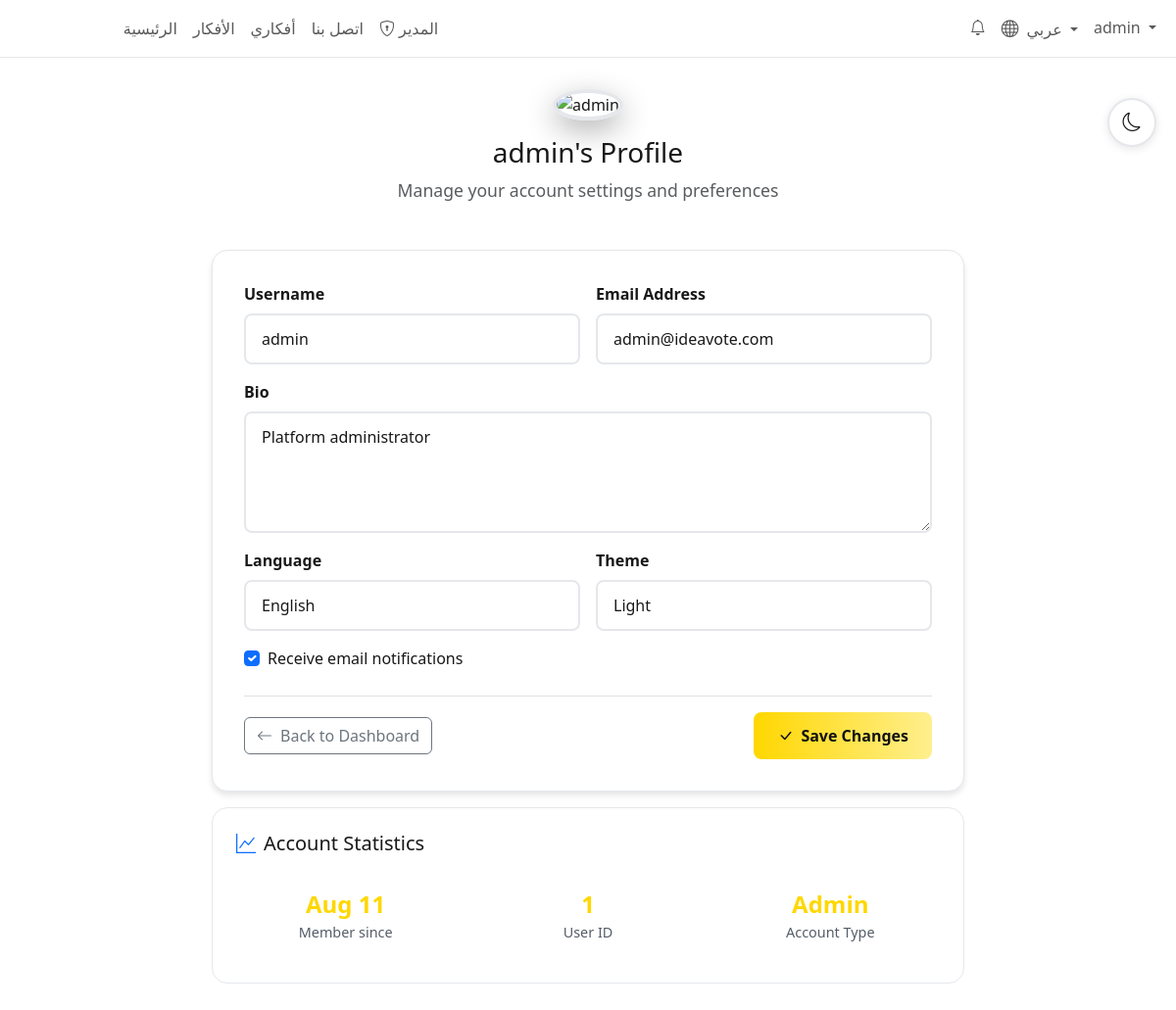
Screenshot of /profile.php?lang=ar (signed in) with the database file from the repository.
### tables this page shows
CREATE TABLE `users` (
  `id` int(11) NOT NULL,
  `username` varchar(50) NOT NULL,
  `email` varchar(100) NOT NULL,
  `password` varchar(255) NOT NULL,
  `is_admin` tinyint(1) DEFAULT 0,
  `bio` text DEFAULT '',
  `image_url` varchar(255) DEFAULT NULL,
  `language` enum('en','ar') DEFAULT 'en',
  `theme` enum('light','dark','auto') DEFAULT 'auto',
  `email_notifications` tinyint(1) DEFAULT 1,
  `avatar` varchar(255) DEFAULT NULL,
  `created_at` timestamp NOT NULL DEFAULT current_timestamp()
);

### profile.php (the view, shortened to what this page needs)
<?php
require_once 'includes/db.php';
$user_id = $_SESSION['user_id'];
$edit_errors = [];
try {
    $stmt = $pdo->prepare("SELECT * FROM users WHERE id = ?");
    $stmt->execute([$user_id]);
    $user = $stmt->fetch();
} catch (Exception $e) {
    $edit_errors[] = 'Database error: ' . $e->getMessage();
}
?>
<!DOCTYPE html>
<html lang="en">
<head>
    <link href="https://cdn.jsdelivr.net/npm/bootstrap@5.3.0/dist/css/bootstrap.min.css" rel="stylesheet">
    <link href="https://cdn.jsdelivr.net/npm/bootstrap-icons@1.10.0/font/bootstrap-icons.css" rel="stylesheet">
    <link href="assets/css/app.css" rel="stylesheet">
    <link rel="stylesheet" type="text/css" href="https://cdn.jsdelivr.net/npm/toastify-js/src/toastify.min.css">
</head>
<body>
    <?php include 'includes/navbar.php'; ?>
    <button class="theme-toggle-btn" id="themeToggleBtn" title="Toggle Theme">
        <i class="bi bi-moon" id="themeIcon"></i>
    </button>
    <div class="profile-container">
        <div class="profile-header">
            <img src="<?= $user['avatar'] ?: 'assets/images/default-avatar.png' ?>"
                 alt="<?= htmlspecialchars($user['username']) ?>"
                 class="profile-avatar">
            <h1 class="h3 mb-2"><?= htmlspecialchars($user['username']) ?>'s Profile</h1>
            <p class="text-muted">Manage your account settings and preferences</p>
        </div>
        <div class="form-card">
            <form method="POST" id="profileForm">
                <div class="row g-3">
                    <div class="col-md-6">
                        <label for="username" class="form-label">Username</label>
                        <input type="text"
                               class="form-control"
                               id="username"
                               name="username"
                               value="<?= htmlspecialchars($user['username']) ?>"
                               required>
                    </div>
                    <div class="col-md-6">
                        <label for="email" class="form-label">Email Address</label>
                        <input type="email"
                               class="form-control"
                               id="email"
                               name="email"
                               value="<?= htmlspecialchars($user['email']) ?>"
                               required>
                    </div>
                    <div class="col-12">
                        <label for="bio" class="form-label">Bio</label>
                        <textarea class="form-control"
                                  id="bio"
                                  name="bio"
                                  rows="4"
                                  placeholder="Tell us about yourself..."><?= htmlspecialchars($user['bio'] ?? '') ?></textarea>
                    </div>
                    <div class="col-md-6">
                        <label for="language" class="form-label">Language</label>
                        <select class="form-control" id="language" name="language">
                            <option value="en" <?= $user['language'] === 'en' ? 'selected' : '' ?>>English</option>
                        </select>
                    </div>
                    <div class="col-md-6">
                        <label for="theme" class="form-label">Theme</label>
                        <select class="form-control" id="theme" name="theme">
                            <option value="light" <?= $user['theme'] === 'light' ? 'selected' : '' ?>>Light</option>
                        </select>
                    </div>
                    <div class="col-12">
                        <div class="form-check">
                            <input class="form-check-input"
                                   type="checkbox"
                                   id="email_notifications"
                                   name="email_notifications"
                                   <?= $user['email_notifications'] ? 'checked' : '' ?>>
                            <label class="form-check-label" for="email_notifications">
                                Receive email notifications
                            </label>
                        </div>
                    </div>
                </div>
                <div class="d-flex justify-content-between align-items-center mt-4 pt-3 border-top">
                    <a href="dashboard.php" class="btn btn-outline-secondary">
                        <i class="bi bi-arrow-left me-2"></i>Back to Dashboard
                    </a>
                    <button type="submit" class="btn btn-gold">
                        <i class="bi bi-check-lg me-2"></i>Save Changes
                    </button>
                </div>
            </form>
        </div>
        <div class="stats-card">
            <h5 class="mb-3">
                <i class="bi bi-graph-up me-2 text-primary"></i>Account Statistics
            </h5>
            <div class="row">
                <div class="col-md-4">
                    <div class="stat-item">
                        <div class="stat-number"><?= date('M j', strtotime($user['created_at'])) ?></div>
                        <div class="stat-label">Member since</div>
                    </div>
                </div>
                <div class="col-md-4">
                    <div class="stat-item">
                        <div class="stat-number"><?= $user['id'] ?></div>
                        <div class="stat-label">User ID</div>
                    </div>
                </div>
                <div class="col-md-4">
                    <div class="stat-item">
                        <div class="stat-number"><?= $user['is_admin'] ? 'Admin' : 'User' ?></div>
                        <div class="stat-label">Account Type</div>
                    </div>
                </div>
            </div>
        </div>
    </div>
</body>
</html>

### assets/css/app.css (style rules this page uses)
:root { --gold:#FFD700; --gold-2:#FFEF8E; --bg:#ffffff; --text:#181818; --muted:#555d68; --card:#ffffff; --border:#e5e7eb; --nav-bg:rgba(255,255,255,.86); }
.btn-gold { background:linear-gradient(90deg,var(--gold),var(--gold-2));color:#111;border:0;font-weight:700 }
body { background:var(--bg);color:var(--text) }
.form-label { font-weight: 600; margin-bottom: 0.5rem; }
#profileForm, #profileInfo { transition: all 0.3s ease; }
.form-label { font-weight: 600; margin-bottom: 0.5rem; color: var(--text); }
.profile-header { text-align: center; margin-bottom: 3rem; }
.profile-header img { border: 4px solid var(--border); box-shadow: 0 10px 30px rgba(0, 0, 0, 0.3); }
.profile-header p { color: var(--muted); font-size: 1.1rem; }

### profile.php (style rules this page uses)
body { background: var(--bg); color: var(--text); }
.profile-container { max-width: 800px; margin: 2rem auto; padding: 0 1rem; }
.profile-header { text-align: center; margin-bottom: 2rem; }
.profile-avatar { width: 100px; height: 100px; border-radius: 50%; border: 3px solid var(--gold); object-fit: cover; margin-bottom: 1rem; }
.form-card { background: var(--card); border: 1px solid var(--border); border-radius: 1rem; box-shadow: 0 4px 6px rgba(0, 0, 0, 0.1); padding: 2rem; }
.form-control { border-radius: 8px; border: 2px solid var(--border); padding: 12px 16px; background: var(--card); color: var(--text); }
.form-label { font-weight: 600; color: var(--text); }
.btn-gold { background: linear-gradient(90deg, var(--gold), var(--gold-2)); color: #111; border: 0; font-weight: 700; border-radius: 8px; padding: 12px 24px; }
.stats-card { background: var(--card); border: 1px solid var(--border); border-radius: 1rem; padding: 1.5rem; margin-top: 1rem; }
.stat-item { text-align: center; padding: 1rem; }
.stat-number { font-size: 1.5rem; font-weight: 700; color: var(--gold); }
.stat-label { color: var(--muted); font-size: 0.9rem; }
.theme-toggle-btn { position: fixed; top: 100px; right: 20px; z-index: 1000; background: var(--card); border: 2px solid var(--border); border-radius: 50%; width: 50px; height: 50px; display: flex; align-items: center; justify-content: center; cursor: pointer; transition: all 0.3s ease; box-shadow: 0 2px 10px rgba(0,0,0,0.1); }
.theme-toggle-btn i { font-size: 1.2rem; color: var(--text); }

### rows the page displays
users: username "admin", email "admin@ideavote.com", bio "Platform administrator", language "English", theme "Light", email_notifications "☑", created_at "Aug 11", id "1"

### other values shown
__('Home') "الرئيسية"
__('Ideas') "الأفكار"
__('My Ideas') "أفكاري"
__('Contact Us') "اتصل بنا"
__('Admin') "المدير"
current_username() "admin"
